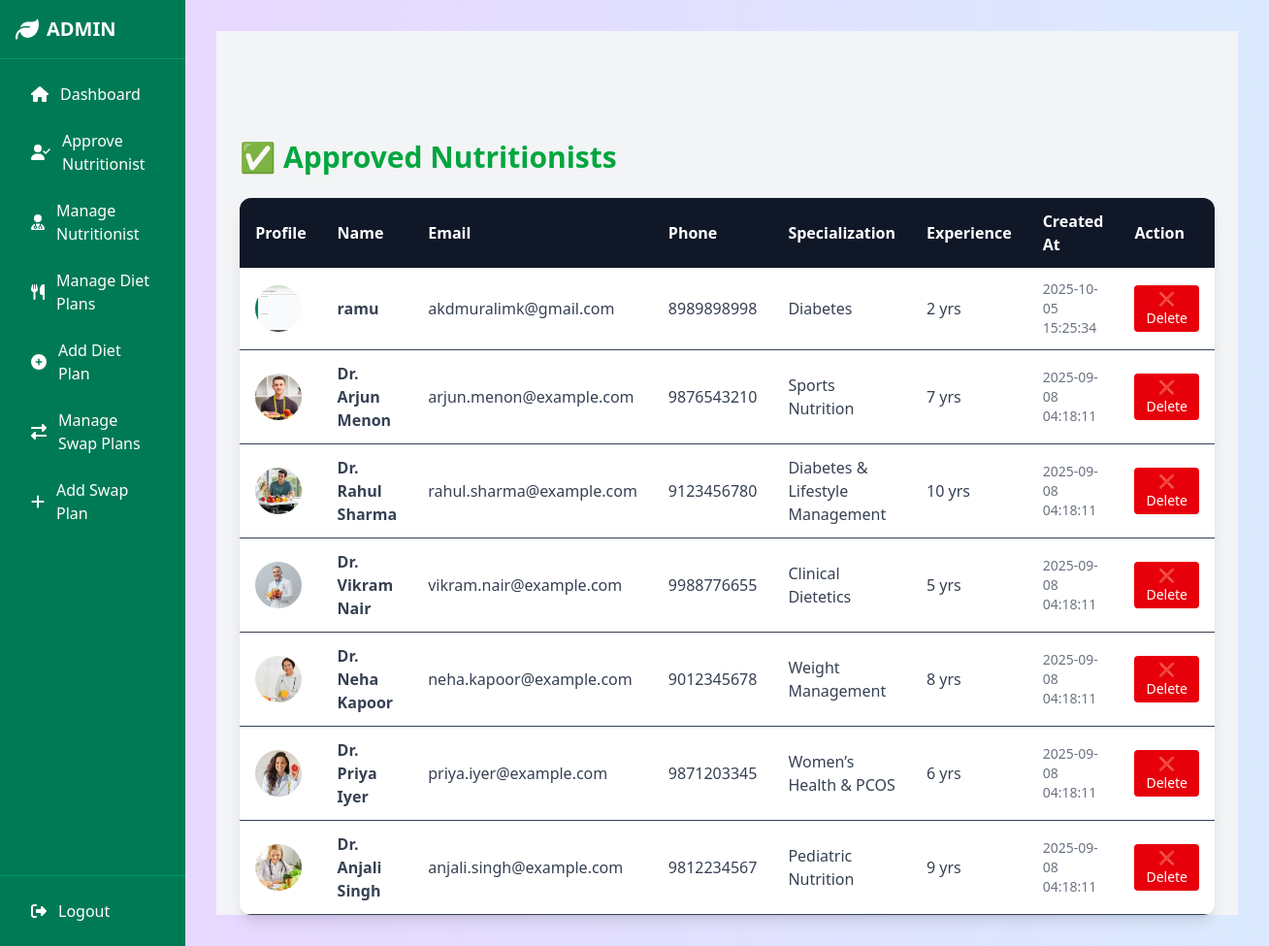
Screenshot of /admin/nutrionist-manage.php (signed in) with the database file from the repository.
### tables this page shows
CREATE TABLE `nutritionists` (
  `id` int NOT NULL,
  `name` varchar(100) NOT NULL,
  `email` varchar(100) NOT NULL,
  `password` varchar(255) NOT NULL,
  `phone` varchar(20) DEFAULT NULL,
  `specialization` varchar(100) DEFAULT NULL,
  `experience` int DEFAULT '0',
  `description` text,
  `image` varchar(255) DEFAULT NULL,
  `status` enum('pending','approved','rejected') DEFAULT 'pending',
  `created_at` timestamp NULL DEFAULT CURRENT_TIMESTAMP
);

### admin/nutrionist-manage.php (the view, shortened to what this page needs)
<?php
include(__DIR__ . '/../config/db_conn.php');
$sql = "SELECT * FROM nutritionists WHERE status = 'approved' ORDER BY created_at DESC";
$result = $connection->query($sql);
?>
<?php include 'components/head.php'; ?>
<?php include 'components/dashboard-nav.php'; ?>
<main class="bg-gray-100 w-full pt-28 px-6">
  <h2 class="text-3xl font-bold text-green-600 mb-6">✅ Approved Nutritionists</h2>
  <?php if ($result->num_rows > 0): ?>
    <div class="overflow-x-auto bg-white rounded-xl shadow-lg">
      <table class="w-full table-auto border-collapse">
        <thead class="bg-gray-900 text-white">
          <tr>
            <th class="px-4 py-3 text-left">Profile</th>
            <th class="px-4 py-3 text-left">Name</th>
            <th class="px-4 py-3 text-left">Email</th>
            <th class="px-4 py-3 text-left">Phone</th>
            <th class="px-4 py-3 text-left">Specialization</th>
            <th class="px-4 py-3 text-left">Experience</th>
            <th class="px-4 py-3 text-left">Created At</th>
            <th class="px-4 py-3 text-left">Action</th>
          </tr>
        </thead>
        <tbody class="text-gray-700">
          <?php while($row = $result->fetch_assoc()): ?>
            <tr class="border-b hover:bg-gray-50">
              <td class="px-4 py-3">
                <?php if (!empty($row['image'])): ?>
                  <img src="../nutrionist/<?= htmlspecialchars($row['image']); ?>"
                       alt="<?= htmlspecialchars($row['name']); ?>"
                       class="w-12 h-12 rounded-full object-cover">
                <?php else: ?>
                  <span class="text-gray-400">No Image</span>
                <?php endif; ?>
              </td>
              <td class="px-4 py-3 font-semibold"><?= htmlspecialchars($row['name']); ?></td>
              <td class="px-4 py-3"><?= htmlspecialchars($row['email']); ?></td>
              <td class="px-4 py-3"><?= htmlspecialchars($row['phone']); ?></td>
              <td class="px-4 py-3"><?= htmlspecialchars($row['specialization']); ?></td>
              <td class="px-4 py-3"><?= htmlspecialchars($row['experience']); ?> yrs</td>
              <td class="px-4 py-3 text-sm text-gray-500"><?= htmlspecialchars($row['created_at']); ?></td>
              <td class="px-4 py-3">
                <form method="POST" onsubmit="return confirm('Are you sure you want to delete this nutritionist?');">
                  <button type="submit"
                    class="px-3 py-1 rounded bg-red-600 text-white hover:bg-red-700 text-sm">
                    ❌ Delete
                  </button>
                </form>
              </td>
            </tr>
          <?php endwhile; ?>
        </tbody>
      </table>
    </div>
  <?php else: ?>
    <p class="text-gray-500">No approved nutritionists found.</p>
  <?php endif; ?>
</main>

### rows the page displays
nutritionists: image (picture), name "ramu", email "akdmuralimk@gmail.com", phone "8989898998", specialization "Diabetes", experience "2", created_at "2025-10-05 15:25:34"
nutritionists: image (picture), name "Dr. Arjun Menon", email "arjun.menon@example.com", phone "9876543210", specialization "Sports Nutrition", experience "7", created_at "2025-09-08 04:18:11"
nutritionists: image (picture), name "Dr. Rahul Sharma", email "rahul.sharma@example.com", phone "9123456780", specialization "Diabetes & Lifestyle Management", experience "10", created_at "2025-09-08 04:18:11"
nutritionists: image (picture), name "Dr. Vikram Nair", email "vikram.nair@example.com", phone "9988776655", specialization "Clinical Dietetics", experience "5", created_at "2025-09-08 04:18:11"
nutritionists: image (picture), name "Dr. Neha Kapoor", email "neha.kapoor@example.com", phone "9012345678", specialization "Weight Management", experience "8", created_at "2025-09-08 04:18:11"
nutritionists: image (picture), name "Dr. Priya Iyer", email "priya.iyer@example.com", phone "9871203345", specialization "Women’s Health & PCOS", experience "6", created_at "2025-09-08 04:18:11"
nutritionists: image (picture), name "Dr. Anjali Singh", email "anjali.singh@example.com", phone "9812234567", specialization "Pediatric Nutrition", experience "9", created_at "2025-09-08 04:18:11"
